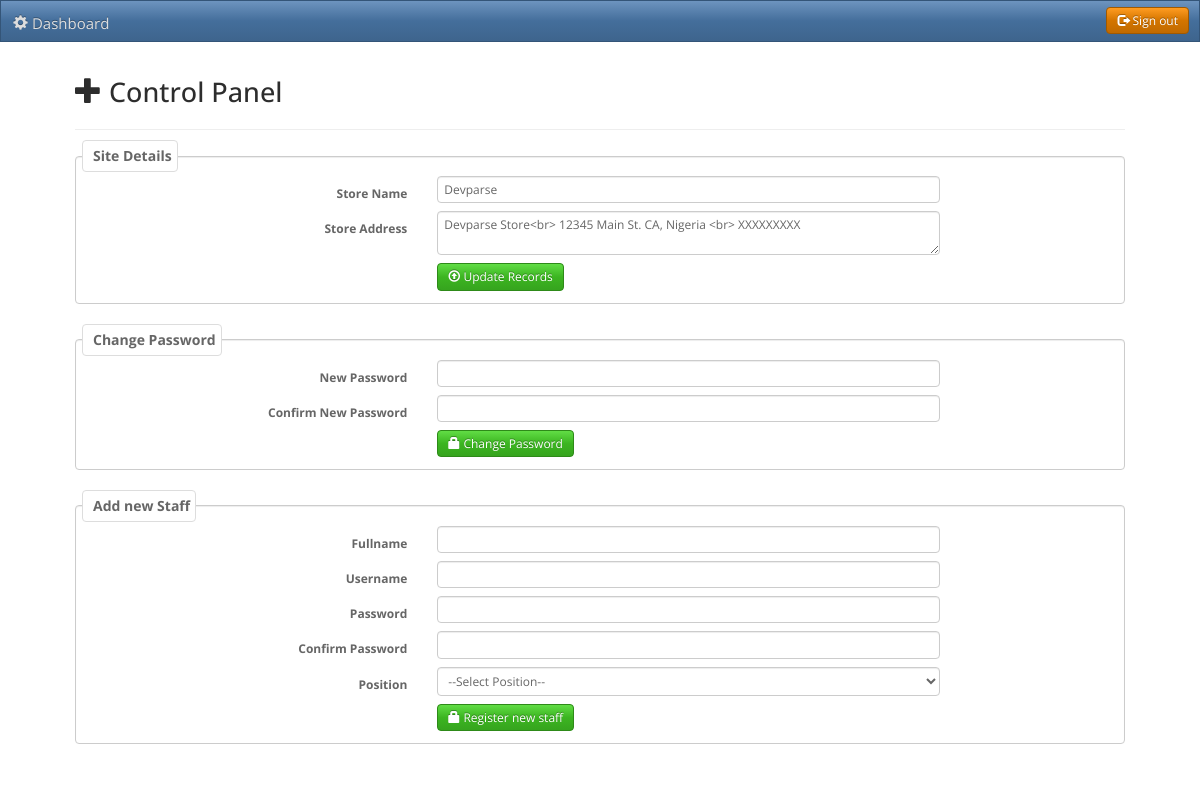
The page /control_panel.php (signed in) on the database its author committed.
### tables this page shows
CREATE TABLE `tbl_site_details` (
  `id` int(11) NOT NULL,
  `sitename` varchar(200) NOT NULL,
  `site_address` longtext NOT NULL
);

### includes/gen_function.php (called while the page is built, shortened)
<?php
function siteDetails( $field ){
	$connect = new dbconnection();
	$con = $connect->connect();
		$qline = "SELECT `$field` FROM tbl_site_details";
		$runquery = @mysqli_query($con, $qline);
		$row = @mysqli_fetch_array($runquery);
		return $row[$field];
}
?>

### control_panel.php (the view, shortened to what this page needs)
<?php
include("includes/gen_function.php");
?>
<!DOCTYPE html>
<head>
    <?php include("includes/links.php"); ?>
</head>
<body>
<div class="container theme-spacelab theme-compact">
            <?php include("includes/admin_nav.php"); ?>
<div class="page-header">
    <h1><i class="glyphicon glyphicon-plus"></i> Control Panel</h1>
</div>
<div class="row">
    <div class="col-lg-12">
    <form method="POST" action="" class="form-horizontal">
        <fieldset class="form-control">
            <legend>Site Details</legend>
        <div class="form-group">
            <label for="" class="col-sm-4 col-md-3 col-lg-2 col-lg-offset-2 control-label">Store Name</label>
            <div class="col-sm-8 col-md-9 col-lg-6">
                <input type="text" name="store_name" value="<?php echo siteDetails("sitename"); ?>" class="form-control" required="">
            </div>
        </div>
        <div class="form-group">
            <label for="" class="col-sm-4 col-md-3 col-lg-2 col-lg-offset-2 control-label">Store Address</label>
            <div class="col-sm-8 col-md-9 col-lg-6">
                <textarea class="form-control" name="store_address"><?php echo siteDetails("site_address"); ?></textarea>
            </div>
        </div>
        <div class="form-group">
            <label class="col-sm-4 col-md-3 col-lg-2 col-lg-offset-2 control-label"></label>
            <div class="col-sm-8 col-md-9 col-lg-6">
                <button type="submit" name="update_site_details" class="btn btn-success">
                    <i class="glyphicon glyphicon-upload"></i> Update Records
                </button>
            </div>
        </div>
    </fieldset>
    <br>
    </form>
    <form method="POST" action="" class="form-horizontal">
        <fieldset class="form-control">
            <legend>Change Password</legend>
        <div class="form-group">
            <label for="" class="col-sm-4 col-md-3 col-lg-2 col-lg-offset-2 control-label">New Password</label>
            <div class="col-sm-8 col-md-9 col-lg-6">
                <input type="password" name="newp" class="form-control" required="">
            </div>
        </div>
        <div class="form-group">
            <label for="" class="col-sm-4 col-md-3 col-lg-2 col-lg-offset-2 control-label">Confirm New Password</label>
            <div class="col-sm-8 col-md-9 col-lg-6">
                <input type="password" name="confirmp" class="form-control" required="">
            </div>
        </div>
        <div class="form-group">
            <label class="col-sm-4 col-md-3 col-lg-2 col-lg-offset-2 control-label"></label>
            <div class="col-sm-8 col-md-9 col-lg-6">
                <button type="submit" name="change_password" class="btn btn-success">
                    <i class="glyphicon glyphicon-lock"></i> Change Password
                </button>
            </div>
        </div>
    </fieldset>
    <br>
    </form>
    <form method="POST" action="" class="form-horizontal">
        <fieldset class="form-control">
            <legend>Add new Staff</legend>
        <div class="form-group">
            <label for="" class="col-sm-4 col-md-3 col-lg-2 col-lg-offset-2 control-label">Fullname</label>
            <div class="col-sm-8 col-md-9 col-lg-6">
                <input type="text" name="fullname" class="form-control" required="">
            </div>
        </div>
       <div class="form-group">
            <label for="" class="col-sm-4 col-md-3 col-lg-2 col-lg-offset-2 control-label">Username</label>
            <div class="col-sm-8 col-md-9 col-lg-6">
                <input type="text" name="username" class="form-control" required="">
            </div>
        </div>
        <div class="form-group">
            <label for="" class="col-sm-4 col-md-3 col-lg-2 col-lg-offset-2 control-label">Password</label>
            <div class="col-sm-8 col-md-9 col-lg-6">
                <input type="password" name="pass" class="form-control" required="">
            </div>
        </div>
        <div class="form-group">
            <label for="" class="col-sm-4 col-md-3 col-lg-2 col-lg-offset-2 control-label">Confirm Password</label>
            <div class="col-sm-8 col-md-9 col-lg-6">
                <input type="password" name="cpass" class="form-control" required="">
            </div>
        </div>
        <div class="form-group">
            <label for="" class="col-sm-4 col-md-3 col-lg-2 col-lg-offset-2 control-label">Position</label>
            <div class="col-sm-8 col-md-9 col-lg-6">
                <select name="pos" class="form-control" required="">
                    <option value="">--Select Position--</option>
                </select>
            </div>
        </div>
        <div class="form-group">
            <label class="col-sm-4 col-md-3 col-lg-2 col-lg-offset-2 control-label"></label>
            <div class="col-sm-8 col-md-9 col-lg-6">
                <button type="submit" name="register_staff" class="btn btn-success">
                    <i class="glyphicon glyphicon-lock"></i> Register new staff
                </button>
            </div>
        </div>
    </fieldset>
    <br>
    </form>
    </div>
</div>
</div>
</body>

### control_panel.php (style rules this page uses)
legend { font-size:14px; font-weight:bold; margin-bottom: 0px; width: auto; border: 1px solid #ddd; border-radius: 4px; padding: 5px 5px 5px 10px; background-color: #ffffff; }

### rows shown on the page
tbl_site_details: store_name "Devparse", store_address "Devparse Store<br> 12345 Main St. CA, Nigeria <br> XXXXXXXXX"
